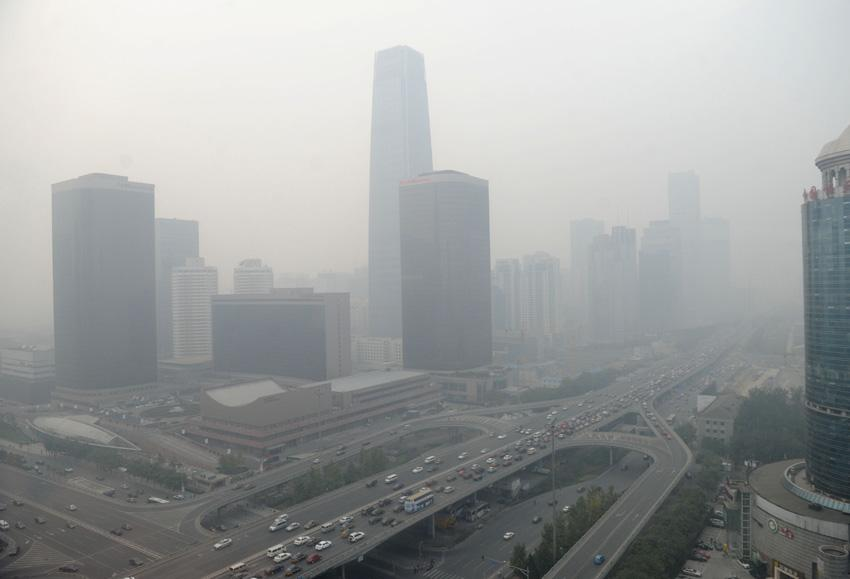
#> input picture 大三下/计算机视觉/实验/实验2/smog.jpg, 850 x 579 px
$ python 3.py
#> lines starting #> are read from the running program, lines starting #| are printed output that depends on the picture; after the words box and inside, x2 and y2 are one past the last pixel; in counts of white or black regions, pixels touching at a corner belong together
import cv2
import numpy as np

# 读取输入图像
image = cv2.imread('smog.jpg')
#> image is the input picture: shape (579, 850, 3); mean B, G, R 159.2, 159.6, 157.2

# 将图像从BGR色彩空间转换为HSV色彩空间
hsv = cv2.cvtColor(image, cv2.COLOR_BGR2HSV)
#> hsv: shape (579, 850, 3); mean H, S, V 66.1, 11.6, 161.3

# 定义光照变化剧烈时的阈值范围（根据实际情况调整）
lower_shadow = np.array([0, 0, 0], dtype=np.uint8)
upper_shadow = np.array([180, 255, 50], dtype=np.uint8)

lower_highlight = np.array([0, 0, 200], dtype=np.uint8)
upper_highlight = np.array([180, 30, 255], dtype=np.uint8)

# 根据阈值进行图像分割
shadow_mask = cv2.inRange(hsv, lower_shadow, upper_shadow)
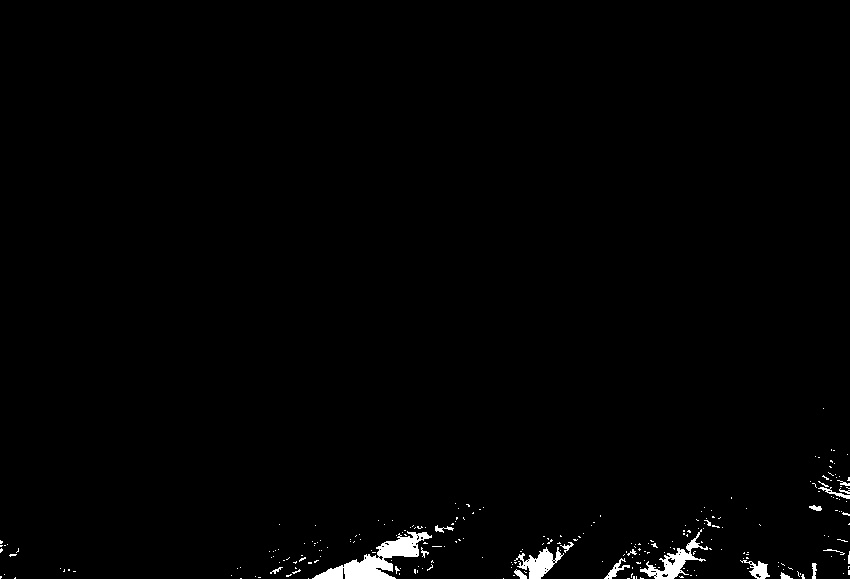
#> shadow_mask: shape (579, 850); 1.1% white; 254 white regions (235 under 20 px), largest, box (x1, y1, x2, y2) and area: (312, 531, 432, 579) 1950, (640, 529, 708, 579) 855, (514, 547, 564, 579) 689
highlight_mask = cv2.inRange(hsv, lower_highlight, upper_highlight)
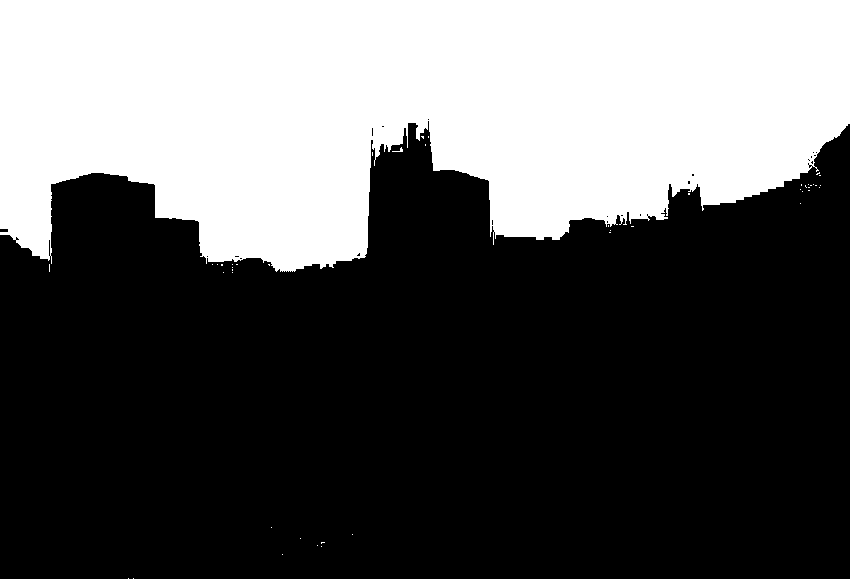
#> highlight_mask: shape (579, 850); 36.2% white; 46 white regions (44 under 20 px), largest, box (x1, y1, x2, y2) and area: (0, 0, 850, 272) 177869, (392, 147, 403, 152) 20

# 合并两个分割结果
result_mask = cv2.bitwise_or(shadow_mask, highlight_mask)
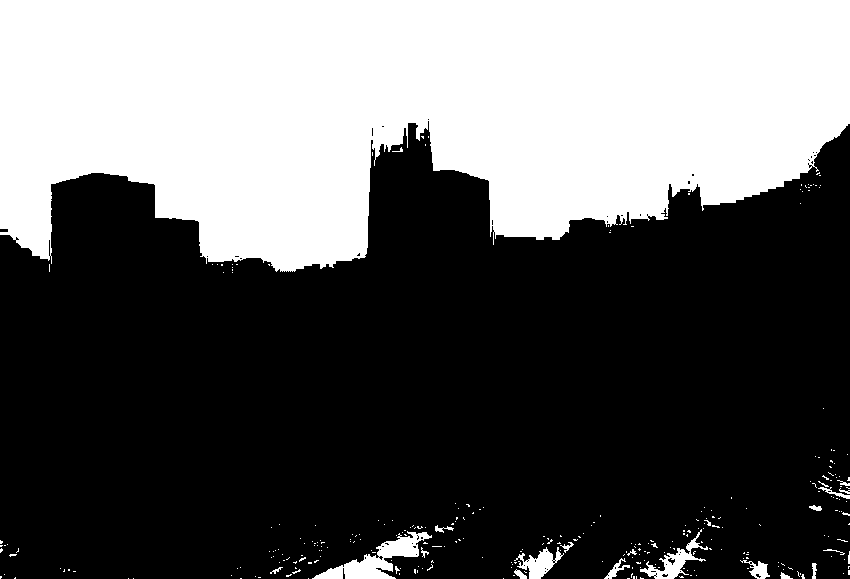
#> result_mask: shape (579, 850); 37.2% white; 300 white regions (279 under 20 px), largest, box (x1, y1, x2, y2) and area: (0, 0, 850, 272) 177869, (312, 531, 432, 579) 1950, (640, 529, 708, 579) 855

# 将原图和分割结果可视化
cv2.imshow('Origin', image)
cv2.imshow('Result', result_mask)

# 调整窗口大小
cv2.resizeWindow('Origin', image.shape[1] // 2, image.shape[0] // 2)
cv2.resizeWindow('Result', result_mask.shape[1] // 2, result_mask.shape[0] // 2)

cv2.imwrite('Q3processed.jpg', result_mask)
cv2.waitKey(0)
cv2.destroyAllWindows()

$ run again, with 大三下/计算机视觉/实验/实验2/202103151422+温家伟+实验二（1）.png saved as 大三下/计算机视觉/实验/实验2/smog.jpg
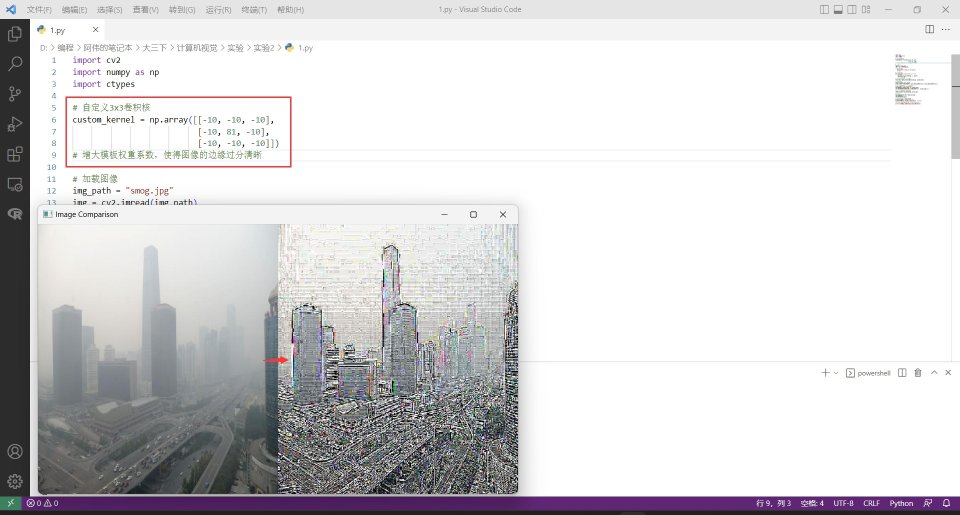
#> input picture 大三下/计算机视觉/实验/实验2/202103151422+温家伟+实验二（1）.png, 1920 x 1029 px (shown at 1/2 size)
#> image is the input picture: shape (1029, 1920, 3); mean B, G, R 214.2, 212.6, 213.6
#> hsv: shape (1029, 1920, 3); mean H, S, V 27.2, 10.9, 215.8
#> `shadow_mask = cv2.inRange(hsv, lower_shadow, upper_shadow)`:
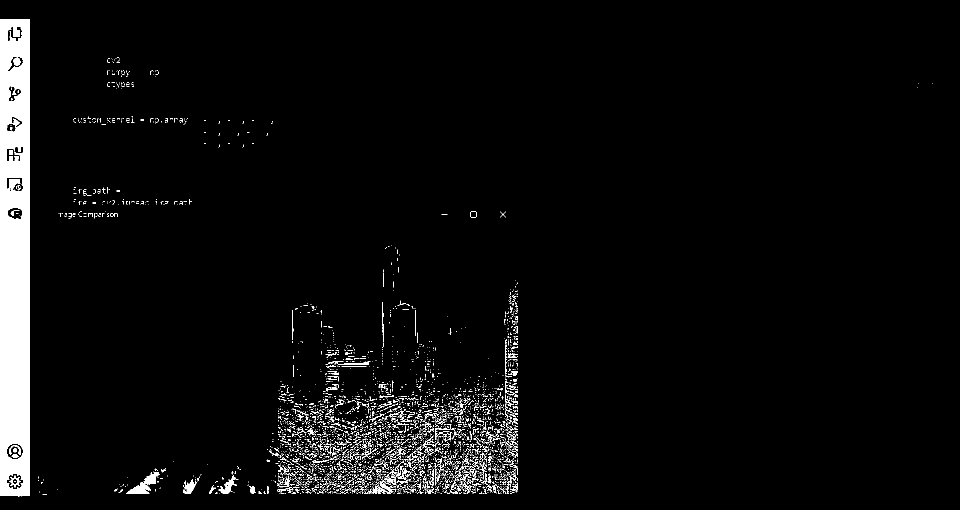
#> shadow_mask: shape (1029, 1920) (shown at 1/2 size); 4.8% white; 3951 white regions (3707 under 20 px), largest, box (x1, y1, x2, y2) and area: (0, 38, 60, 993) 51704, (0, 1021, 1920, 1029) 15311, (252, 943, 320, 988) 1066
#> highlight_mask: shape (1029, 1920); 75.7% white; 1525 black regions (1132 under 20 px), largest, box (x1, y1, x2, y2) and area: (0, 38, 1920, 1029) 445454, (1903, 109, 1920, 318) 3553, (131, 193, 584, 335) 3536
#> `result_mask = cv2.bitwise_or(shadow_mask, highlight_mask)`:
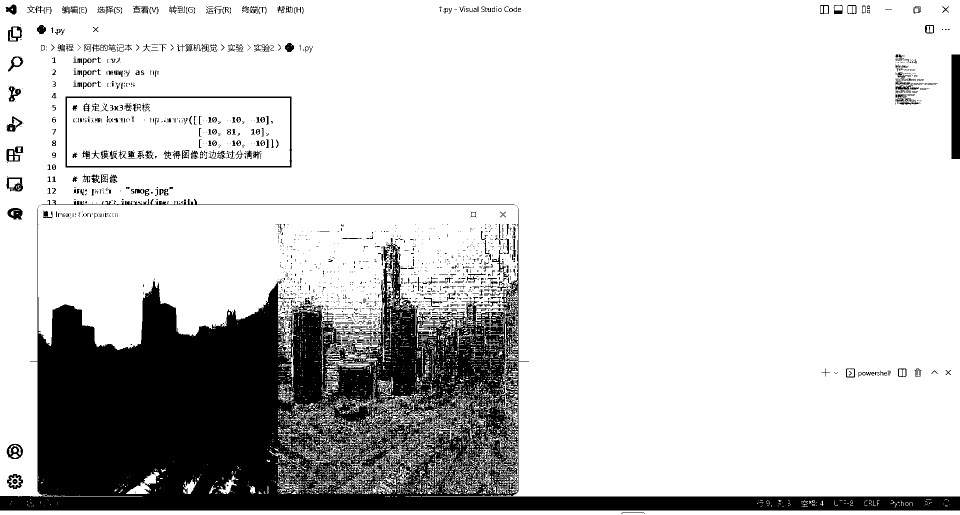
#> result_mask: shape (1029, 1920) (shown at 1/2 size); 80.5% white; 1810 black regions (1434 under 20 px), largest, box (x1, y1, x2, y2) and area: (0, 417, 1920, 1021) 347357, (1903, 109, 1920, 318) 3553, (131, 193, 584, 335) 3536

$ run again, with 大三下/计算机视觉/实验/实验2/202103151422+温家伟+实验二（2）.png saved as 大三下/计算机视觉/实验/实验2/smog.jpg
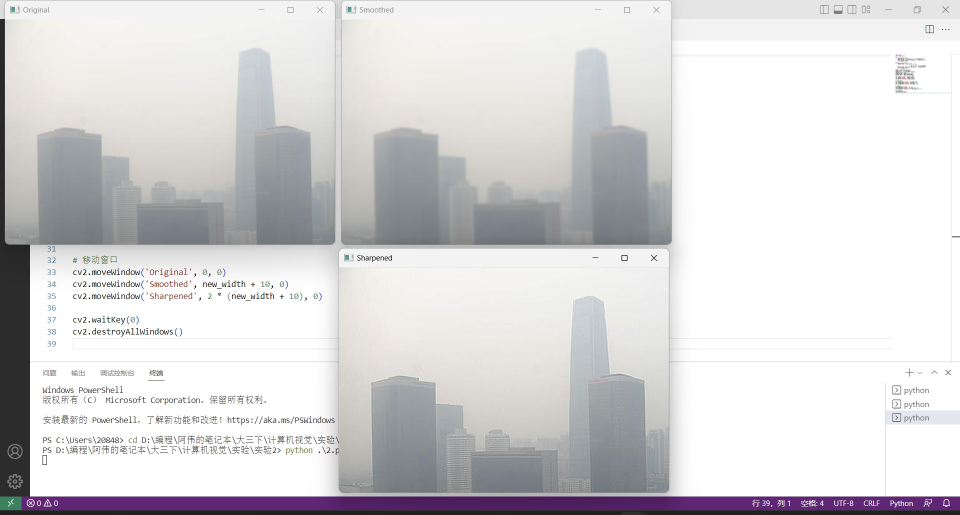
#> input picture 大三下/计算机视觉/实验/实验2/202103151422+温家伟+实验二（2）.png, 1920 x 1029 px (shown at 1/2 size)
#> image is the input picture: shape (1029, 1920, 3); mean B, G, R 215.2, 214, 214.9
#> hsv: shape (1029, 1920, 3); mean H, S, V 33.3, 9.3, 217.1
#> `shadow_mask = cv2.inRange(hsv, lower_shadow, upper_shadow)`:
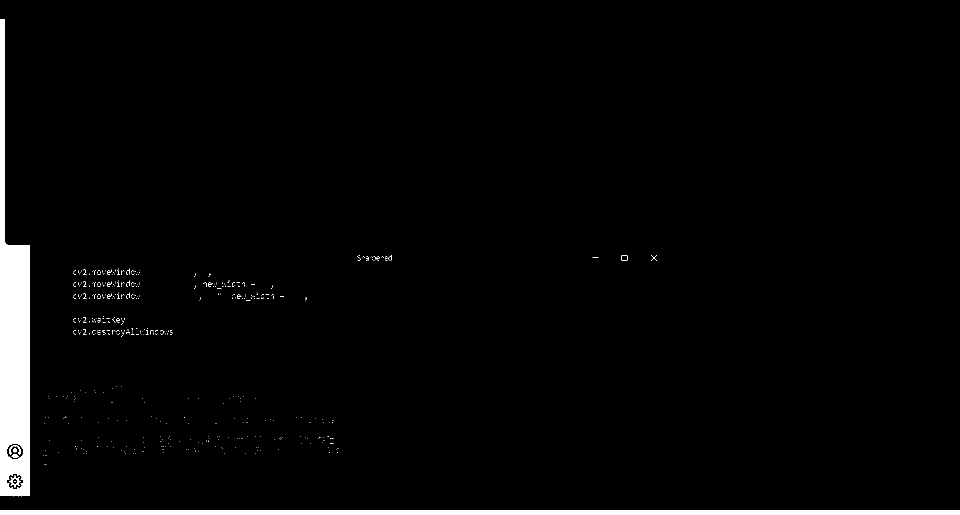
#> shadow_mask: shape (1029, 1920) (shown at 1/2 size); 2.5% white; 530 white regions (510 under 20 px), largest, box (x1, y1, x2, y2) and area: (0, 38, 60, 993) 32695, (0, 1021, 1920, 1029) 15313, (18, 951, 42, 975) 188
#> highlight_mask: shape (1029, 1920); 74.6% white; 672 black regions (260 under 20 px), largest, box (x1, y1, x2, y2) and area: (0, 0, 1920, 1029) 477964, (572, 893, 607, 910) 208, (300, 563, 337, 574) 200
#> `result_mask = cv2.bitwise_or(shadow_mask, highlight_mask)`:
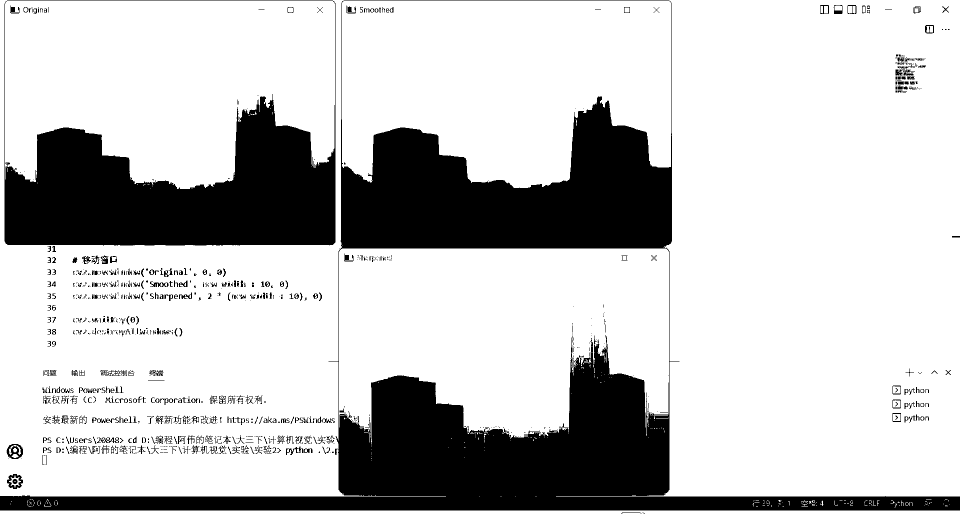
#> result_mask: shape (1029, 1920) (shown at 1/2 size); 77.2% white; 1014 black regions (633 under 20 px), largest, box (x1, y1, x2, y2) and area: (0, 0, 1920, 1021) 305489, (9, 0, 671, 491) 122870, (13, 888, 46, 918) 529
